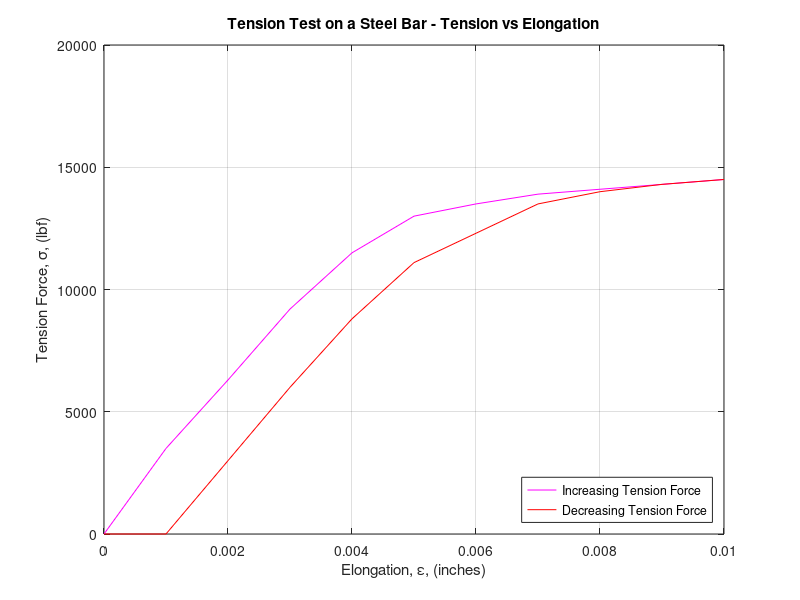

Write MATLAB code to recreate this figure. (Note: this script raises an error after producing the figure.)
% HW 6 Problem 2
% Braxton Phillips
% 7658601907
% Feb. 26, 2019
clear
clc

E = [0:.001:.01];
incT = [0 3500 6300 9200 11500 13000 13500 13900 14100 14300 14500];
decT = [0 0 3000 6000 8800 11100 12300 13500 14000 14300 14500];

plot(E, incT,'-m', E, decT, '-r')
xlabel('Elongation, \epsilon, (inches)')
ylabel('Tension Force, \sigma, (lbf)')
legend('Increasing Tension Force','Decreasing Tension Force','Location','southeast')
title('Tension Test on a Steel Bar - Tension vs Elongation')
grid on

gtext('Increasing Tension Force')
gtext('Decreasing Tension Force')